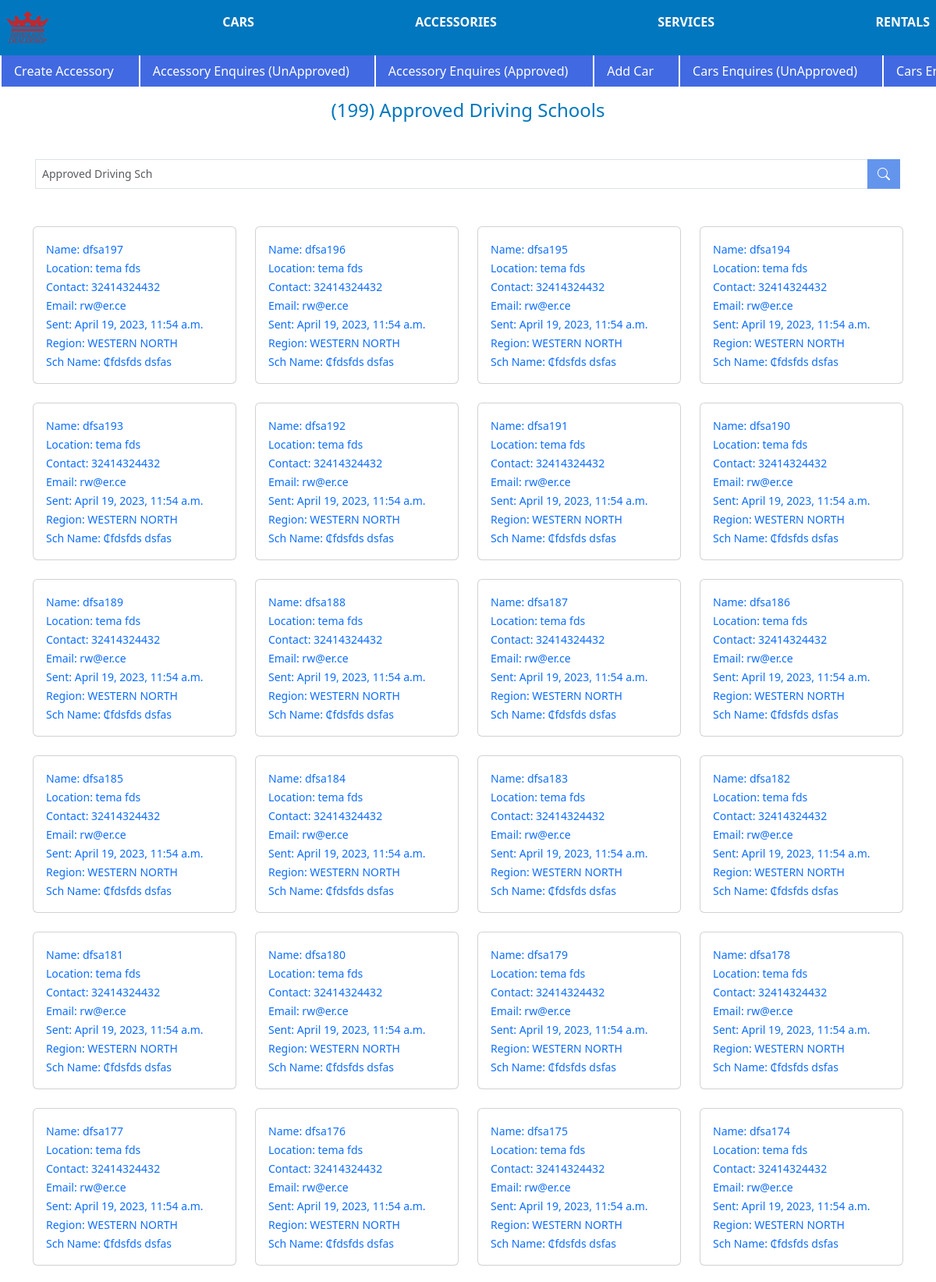
Page /our_services/list-approved-drv-sch/ (signed in, upper part) on the committed database.
### OurServices/models.py (models this page shows, shortened)
class ListDrivingSch(models.Model):
    name = models.CharField(max_length=100)
    location = models.CharField(max_length=100)
    driving_sch_name = models.CharField(max_length=100)
    services_offered = models.TextField()
    email = models.EmailField()
    approved = models.BooleanField(default=False)
    phone_regex = RegexValidator(
        regex=r'^\+?[0-9]{1,3}?\s?\-?[0-9]{1,15}$',
        message="Phone number must be entered in the format: '+999 999999999'. Up to 15 digits allowed."
    )
    contact_no = models.CharField(validators=[phone_regex], max_length=17, null=True, blank=True)
    region = models.CharField(max_length=100, choices=Regions)
    slug = models.SlugField(blank=True, null=True, editable=False)
    created = models.DateTimeField(auto_now_add=True)

### OurServices/views.py (the view)
class ListDrivingSchApproved(UserPassesTestMixin,  LoginRequiredMixin, ListView):
    model = ListDrivingSch
    context_object_name = 'drv_sch'
    template_name = 'our_services/driving_sch/listing_drv_sch_approved.html'
    paginate_by = 50
    def get_queryset(self):
        queryset = super().get_queryset()
        queryset = queryset.filter(approved=True).order_by('-created')
        return queryset
    def get_context_data(self, **kwargs):
        context = super().get_context_data(**kwargs)
        context['count'] = self.get_queryset().count()
        return context
    def test_func(self):
        user = self.request.user
        if user.is_staff or user.is_superuser:
            return True
        messages.warning(self.request, 'Not Authorized Permission Denied')
        return False

### templates/our_services/driving_sch/listing_drv_sch_approved.html (shortened to what this page needs)
{% extends 'layout/index.html' %} {% block content %}
<h4 class="my-3 text-center nice-blue">({{count}}) Approved Driving Schools</h4>
<nav class="container my-5 d-flex justify-content-center">
    <form action={% url 'search-list-approved-drv-sch' %} method='GET' class="d-flex justify-content-center search input-group  w-100 mx-1">
        <input class="form-control form-control-sm " type="search" name="q" placeholder="Approved Driving Sch " aria-label="Search" style="border-radius:0px">
        <button style="border-radius:0px" class="btn   navbar-bgc1 text-white search" type="submit"><i class="bi bi-search" ></i></button>
        <br>
    </form>
</nav>
<div class="container mt-5">
    <div class="row">
        {% for drvLesson in drv_sch %}
        <div class="col-lg-3 col-md-6 col-sm-12">
            <a class='link' href="{% url 'detail-list-drv-sch' drvLesson.id drvLesson.slug %}">
                <div class="col-md-4 w-100">
                    <div class="card mb-4 ">
                        <div class="card-body">
                            <small class="card-text">Name: {{drvLesson.name}}</small> <br>
                            <small class="card-text">Location: {{drvLesson.location}}</small> <br>
                            <small class="card-text">Contact: {{drvLesson.contact_no}}</small> <br>
                            <small class="card-text">Email: {{drvLesson.email}}</small> <br>
                            <small class="card-text">Sent: {{drvLesson.created}}</small> <br>
                            <small class="card-text">Region: {{drvLesson.region}}</small> <br>
                            <small class="card-text">Sch Name: &#8373;{{drvLesson.driving_sch_name}}</small> <br>
                        </div>
                    </div>
                </div>
            </a>
        </div>
        {% endfor %}
    </div>
</div>
{% endblock %}

### rows in the picture
ListDrivingSch: name "dfsa197", location "tema fds", contact_no "32414324432", email "rw@er.ce", created "April 19, 2023, 11:54 a.m.", region "WESTERN NORTH", driving_sch_name "fdsfds dsfas"
ListDrivingSch: name "dfsa196", location "tema fds", contact_no "32414324432", email "rw@er.ce", created "April 19, 2023, 11:54 a.m.", region "WESTERN NORTH", driving_sch_name "fdsfds dsfas"
ListDrivingSch: name "dfsa195", location "tema fds", contact_no "32414324432", email "rw@er.ce", created "April 19, 2023, 11:54 a.m.", region "WESTERN NORTH", driving_sch_name "fdsfds dsfas"
ListDrivingSch: name "dfsa194", location "tema fds", contact_no "32414324432", email "rw@er.ce", created "April 19, 2023, 11:54 a.m.", region "WESTERN NORTH", driving_sch_name "fdsfds dsfas"
ListDrivingSch: name "dfsa193", location "tema fds", contact_no "32414324432", email "rw@er.ce", created "April 19, 2023, 11:54 a.m.", region "WESTERN NORTH", driving_sch_name "fdsfds dsfas"
ListDrivingSch: name "dfsa192", location "tema fds", contact_no "32414324432", email "rw@er.ce", created "April 19, 2023, 11:54 a.m.", region "WESTERN NORTH", driving_sch_name "fdsfds dsfas"
ListDrivingSch: name "dfsa191", location "tema fds", contact_no "32414324432", email "rw@er.ce", created "April 19, 2023, 11:54 a.m.", region "WESTERN NORTH", driving_sch_name "fdsfds dsfas"
ListDrivingSch: name "dfsa190", location "tema fds", contact_no "32414324432", email "rw@er.ce", created "April 19, 2023, 11:54 a.m.", region "WESTERN NORTH", driving_sch_name "fdsfds dsfas"
ListDrivingSch: name "dfsa189", location "tema fds", contact_no "32414324432", email "rw@er.ce", created "April 19, 2023, 11:54 a.m.", region "WESTERN NORTH", driving_sch_name "fdsfds dsfas"
ListDrivingSch: name "dfsa188", location "tema fds", contact_no "32414324432", email "rw@er.ce", created "April 19, 2023, 11:54 a.m.", region "WESTERN NORTH", driving_sch_name "fdsfds dsfas"
ListDrivingSch: name "dfsa187", location "tema fds", contact_no "32414324432", email "rw@er.ce", created "April 19, 2023, 11:54 a.m.", region "WESTERN NORTH", driving_sch_name "fdsfds dsfas"
ListDrivingSch: name "dfsa186", location "tema fds", contact_no "32414324432", email "rw@er.ce", created "April 19, 2023, 11:54 a.m.", region "WESTERN NORTH", driving_sch_name "fdsfds dsfas"
ListDrivingSch: name "dfsa185", location "tema fds", contact_no "32414324432", email "rw@er.ce", created "April 19, 2023, 11:54 a.m.", region "WESTERN NORTH", driving_sch_name "fdsfds dsfas"
ListDrivingSch: name "dfsa184", location "tema fds", contact_no "32414324432", email "rw@er.ce", created "April 19, 2023, 11:54 a.m.", region "WESTERN NORTH", driving_sch_name "fdsfds dsfas"
ListDrivingSch: name "dfsa183", location "tema fds", contact_no "32414324432", email "rw@er.ce", created "April 19, 2023, 11:54 a.m.", region "WESTERN NORTH", driving_sch_name "fdsfds dsfas"
ListDrivingSch: name "dfsa182", location "tema fds", contact_no "32414324432", email "rw@er.ce", created "April 19, 2023, 11:54 a.m.", region "WESTERN NORTH", driving_sch_name "fdsfds dsfas"
ListDrivingSch: name "dfsa181", location "tema fds", contact_no "32414324432", email "rw@er.ce", created "April 19, 2023, 11:54 a.m.", region "WESTERN NORTH", driving_sch_name "fdsfds dsfas"
ListDrivingSch: name "dfsa180", location "tema fds", contact_no "32414324432", email "rw@er.ce", created "April 19, 2023, 11:54 a.m.", region "WESTERN NORTH", driving_sch_name "fdsfds dsfas"
ListDrivingSch: name "dfsa179", location "tema fds", contact_no "32414324432", email "rw@er.ce", created "April 19, 2023, 11:54 a.m.", region "WESTERN NORTH", driving_sch_name "fdsfds dsfas"
ListDrivingSch: name "dfsa178", location "tema fds", contact_no "32414324432", email "rw@er.ce", created "April 19, 2023, 11:54 a.m.", region "WESTERN NORTH", driving_sch_name "fdsfds dsfas"
ListDrivingSch: name "dfsa177", location "tema fds", contact_no "32414324432", email "rw@er.ce", created "April 19, 2023, 11:54 a.m.", region "WESTERN NORTH", driving_sch_name "fdsfds dsfas"
ListDrivingSch: name "dfsa176", location "tema fds", contact_no "32414324432", email "rw@er.ce", created "April 19, 2023, 11:54 a.m.", region "WESTERN NORTH", driving_sch_name "fdsfds dsfas"
ListDrivingSch: name "dfsa175", location "tema fds", contact_no "32414324432", email "rw@er.ce", created "April 19, 2023, 11:54 a.m.", region "WESTERN NORTH", driving_sch_name "fdsfds dsfas"
ListDrivingSch: name "dfsa174", location "tema fds", contact_no "32414324432", email "rw@er.ce", created "April 19, 2023, 11:54 a.m.", region "WESTERN NORTH", driving_sch_name "fdsfds dsfas"

### other values in the picture
{{ count }} "199"
